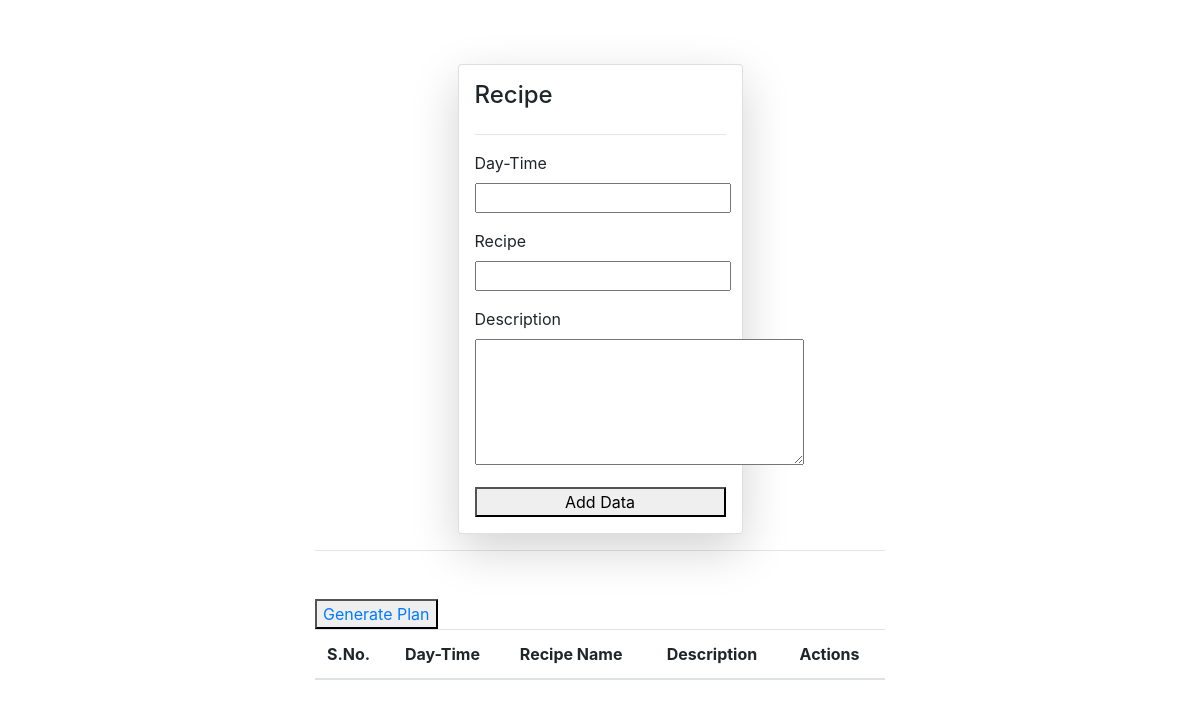
The app's page / (signed in), older data.
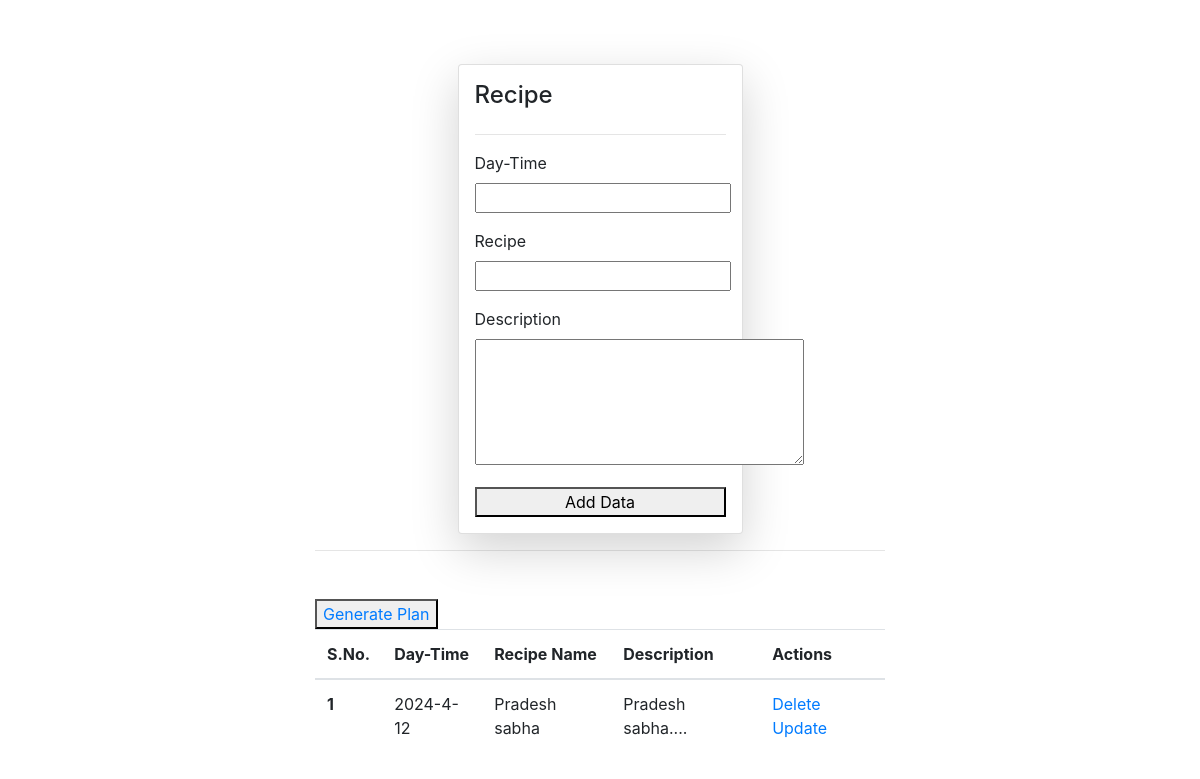
The same page, newer data.
### home/models.py (models this page shows)
class Recipe(models.Model):
    user=models.ForeignKey(User, on_delete=models.SET_NULL, null=True, blank=True )
    day= models.CharField(max_length=100, default='something')
    name=models.CharField(max_length=100, default='something')
    description=models.CharField(max_length=100, default='something')

### home/views.py (the view, shortened to what this page needs)
# urls.py: path('', views.recipes, name='recipes'),
@login_required(login_url='/login/')
def recipes(request):
    queryset = Recipe.objects.all()
    if request.GET.get('search'):
        queryset = queryset.filter(
            day__icontains=request.GET.get('search'))
    context = {'recipes': queryset}
    return render(request, 'recipe.html', context)

### home/templates/recipe.html (shortened to what this page needs)
{% extends "base.html" %}
{% block start %}
<link href="https://maxcdn.bootstrapcdn.com/bootstrap/4.5.2/css/bootstrap.min.css" rel="stylesheet">
<div class="container mt-3 col-6">
  <br><br>
    <form class="col-6 mx-auto card p-3 shadow-lg" method="post" enctype="multipart/form-data">
        <h4> Recipe </h4>
        <hr>
        <div class="form-group">
          <label for="exampleInputEmail1">Day-Time </label>
          <input type="text" name="day" required>
        </div>
        <div class="form-group">
          <label for="exampleInputEmail1">Recipe </label>
          <input name="name" type="text" required>
         </div>
        <div class="form-group">
          <label for="exampleInputPassword1">Description </label>
          <textarea  name="description"  type="text" rows="5" cols="30"></textarea>
        </div>
        <button type="submit" class="">Add Data</button>
    </form>
    <hr>
    <div class="class mt-5">
        <form action="">
          <button > <a  href="{% url 'pdf' %}">Generate Plan </a></button>
        </form>
        <table class="table mt-6">
            <thead>
                <tr>
                    <th scope="col">S.No. </th>
                    <th scope="col">Day-Time </th>
                    <th scope="col">Recipe Name </th>
                    <th scope="col">Description </th>
                    <th scope="col">Actions</th>
                </tr>
            </thead>
            <tbody>
                {% for recipe in recipes %}
                <tr>
                    <th scope="row">{{forloop.counter}}</th>
                    <td>{{recipe.day}}</td>
                    <td> {{recipe.name}}</td>
                    <td>{{recipe.description}}</td>
                    <td>
                        <a href="/delete_recipe/{{recipe.id }}" >Delete </a>
                        <a href="/update_recipe/{{recipe.id }}">Update </a>
                    </td>
                </tr>
                {% endfor %}
            </tbody>
        </table>
    </div>
    {% endblock %}

### home/templates/base.html (shortened to what this page needs)
<!DOCTYPE html>
<html lang="en">
<head>
</head>
<body>
    {% block start %}
    {% endblock %}
</body>
</html>

Row changes from the older to the newer data that the page shows:
added Recipe: day "2024-4-12", name "Pradesh sabha", description "Pradesh sabha...."
